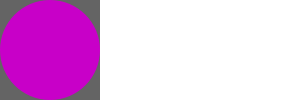
Frame 1 (no input)
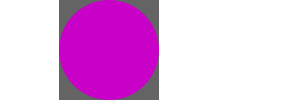
Frame 60 (the mouse pressed at the canvas centre just before this capture)
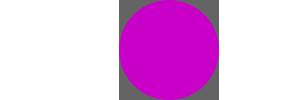
Frame 120 (the mouse held since frame 60 and released just before this capture)

The Processing sketch that drew these frames (run headless with seeded random() and noise(); from frame 60 on, the mouse is pressed at the canvas centre):

// Processing sketch: sketch__16_2
// ── sketch__16_2.pde
//THIS SKETCH IS FOR EX 16.2
//IT TRANSLATES AN ELLIPSE AND A RECTANGLE 
//ACROSS THE SCREEN AND WHEN THE WIDTH IS REACHED
//THE SKETCH RESETS

/*THE CODE BETWEEN THESE MARKERS ARE MEANT FOR EX 16.3*/

int move = 0;

void setup()
{
  size(300, 100);
  noStroke();
}

void draw()
{ 

  background(255);
  /*  pushMatrix(); */
  fill(100, 100, 100);
  translate(move, 0);          //TRANSLATION IS CONTROLLED HERE
  rect(0, 0, 100, 100);        //RECT AND ELLIPSE ARE TRANSLATED
  move++;
  /*  if (mousePressed==true) {popMatrix(); pushMatrix();} */
  fill(200, 0, 200);
  ellipse(50, 50, 100, 100);   //RECT AND ELLIPSE ARE TRANSLATED
  /*  popMatrix(); */

  if (move>=width) {
    move=(-100);
  }                            //WHEN THE SHAPE REACH THE WIDTH, SKETCH RESETS
}
